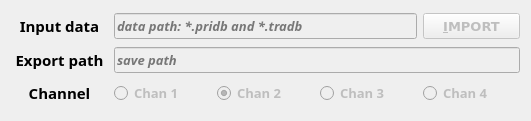
     <widget class="QWidget" name="layoutWidget">
      <property name="geometry">
       <rect>
        <x>10</x>
        <y>10</y>
        <width>531</width>
        <height>121</height>
       </rect>
      </property>
      <layout class="QGridLayout" name="gridLayout_feature_1">
       <item row="2" column="3">
        <widget class="QRadioButton" name="chan3_2">
         <property name="enabled">
          <bool>false</bool>
         </property>
         <property name="font">
          <font>
           <family>Sitka Banner</family>
           <pointsize>10</pointsize>
           <weight>75</weight>
           <italic>false</italic>
           <bold>true</bold>
          </font>
         </property>
         <property name="text">
          <string>Chan 3</string>
         </property>
         <attribute name="buttonGroup">
          <string notr="true">buttonGroup_feature</string>
         </attribute>
        </widget>
       </item>
       <item row="0" column="1" colspan="3">
        <widget class="QLineEdit" name="show_input_2">
         <property name="enabled">
          <bool>false</bool>
         </property>
         <property name="font">
          <font>
           <family>Sitka Banner</family>
           <pointsize>10</pointsize>
           <weight>75</weight>
           <italic>true</italic>
           <bold>true</bold>
          </font>
         </property>
         <property name="styleSheet">
          <string notr="true"/>
         </property>
         <property name="readOnly">
          <bool>true</bool>
         </property>
         <property name="placeholderText">
          <string>data path: *.pridb and *.tradb</string>
         </property>
        </widget>
       </item>
       <item row="1" column="0">
        <widget class="QLabel" name="EXPORT">
         <property name="font">
          <font>
           <family>Sitka Banner</family>
           <pointsize>11</pointsize>
           <weight>75</weight>
           <italic>false</italic>
           <bold>true</bold>
          </font>
         </property>
         <property name="frameShadow">
          <enum>QFrame::Plain</enum>
         </property>
         <property name="lineWidth">
          <number>1</number>
         </property>
         <property name="text">
          <string>Export path</string>
         </property>
         <property name="alignment">
          <set>Qt::AlignCenter</set>
         </property>
        </widget>
       </item>
       <item row="2" column="1">
        <widget class="QRadioButton" name="chan1_2">
         <property name="enabled">
          <bool>false</bool>
         </property>
         <property name="font">
          <font>
           <family>Sitka Banner</family>
           <pointsize>10</pointsize>
           <weight>75</weight>
           <italic>false</italic>
           <bold>true</bold>
          </font>
         </property>
         <property name="text">
          <string>Chan 1</string>
         </property>
         <attribute name="buttonGroup">
          <string notr="true">buttonGroup_feature</string>
         </attribute>
        </widget>
       </item>
       <item row="2" column="2">
        <widget class="QRadioButton" name="chan2_2">
         <property name="enabled">
          <bool>false</bool>
         </property>
         <property name="font">
          <font>
           <family>Sitka Banner</family>
           <pointsize>10</pointsize>
           <weight>75</weight>
           <italic>false</italic>
           <bold>true</bold>
          </font>
         </property>
         <property name="text">
          <string>Chan 2</string>
         </property>
         <property name="checked">
          <bool>true</bool>
         </property>
         <attribute name="buttonGroup">
          <string notr="true">buttonGroup_feature</string>
         </attribute>
        </widget>
       </item>
       <item row="2" column="4">
        <widget class="QRadioButton" name="chan4_2">
         <property name="enabled">
          <bool>false</bool>
         </property>
         <property name="font">
          <font>
           <family>Sitka Banner</family>
           <pointsize>10</pointsize>
           <weight>75</weight>
           <italic>false</italic>
           <bold>true</bold>
          </font>
         </property>
         <property name="text">
          <string>Chan 4</string>
         </property>
         <attribute name="buttonGroup">
          <string notr="true">buttonGroup_feature</string>
         </attribute>
        </widget>
       </item>
       <item row="2" column="0">
        <widget class="QLabel" name="CHANNEL_2">
         <property name="font">
          <font>
           <family>Sitka Banner</family>
           <pointsize>11</pointsize>
           <weight>75</weight>
           <italic>false</italic>
           <bold>true</bold>
          </font>
         </property>
         <property name="frameShadow">
          <enum>QFrame::Plain</enum>
         </property>
         <property name="lineWidth">
          <number>1</number>
         </property>
         <property name="text">
          <string>Channel</string>
         </property>
         <property name="alignment">
          <set>Qt::AlignCenter</set>
         </property>
        </widget>
       </item>
       <item row="0" column="4">
        <widget class="QPushButton" name="import_data_2">
         <property name="enabled">
          <bool>false</bool>
         </property>
         <property name="sizePolicy">
          <sizepolicy hsizetype="Minimum" vsizetype="Minimum">
           <horstretch>0</horstretch>
           <verstretch>0</verstretch>
          </sizepolicy>
         </property>
         <property name="font">
          <font>
           <family>Verdana</family>
           <pointsize>10</pointsize>
           <weight>75</weight>
           <italic>false</italic>
           <bold>true</bold>
          </font>
         </property>
         <property name="styleSheet">
          <string notr="true"/>
         </property>
         <property name="text">
          <string>&amp;IMPORT</string>
         </property>
        </widget>
       </item>
       <item row="1" column="1" colspan="4">
        <widget class="QLineEdit" name="show_export">
         <property name="enabled">
          <bool>false</bool>
         </property>
         <property name="font">
          <font>
           <family>Sitka Banner</family>
           <pointsize>10</pointsize>
           <weight>75</weight>
           <italic>true</italic>
           <bold>true</bold>
          </font>
         </property>
         <property name="readOnly">
          <bool>true</bool>
         </property>
         <property name="placeholderText">
          <string>save path</string>
         </property>
        </widget>
       </item>
       <item row="0" column="0">
        <widget class="QLabel" name="INPUT_2">
         <property name="font">
          <font>
           <family>Sitka Banner</family>
           <pointsize>11</pointsize>
           <weight>75</weight>
           <italic>false</italic>
           <bold>true</bold>
          </font>
         </property>
         <property name="styleSheet">
          <string notr="true">);</string>
         </property>
         <property name="frameShadow">
          <enum>QFrame::Plain</enum>
         </property>
         <property name="lineWidth">
          <number>1</number>
         </property>
         <property name="text">
          <string>Input data</string>
         </property>
         <property name="alignment">
          <set>Qt::AlignCenter</set>
         </property>
        </widget>
       </item>
      </layout>
     </widget>
